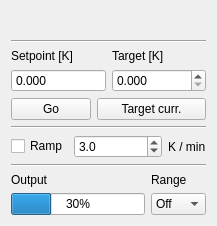
<?xml version="1.0" encoding="UTF-8"?>
<ui version="4.0">
 <class>Form</class>
 <widget class="VISAWidgetBase" name="Form">
  <property name="geometry">
   <rect>
    <x>0</x>
    <y>0</y>
    <width>217</width>
    <height>226</height>
   </rect>
  </property>
  <property name="font">
   <font>
    <family>Arial</family>
   </font>
  </property>
  <property name="windowTitle">
   <string>Form</string>
  </property>
  <layout class="QVBoxLayout" name="verticalLayout_5">
   <item>
    <layout class="QHBoxLayout" name="horizontalLayout_5">
     <property name="spacing">
      <number>0</number>
     </property>
     <item>
      <widget class="QLabel" name="input_name">
       <property name="text">
        <string/>
       </property>
      </widget>
     </item>
     <item>
      <widget class="QLabel" name="input_desc">
       <property name="text">
        <string/>
       </property>
       <property name="alignment">
        <set>Qt::AlignmentFlag::AlignRight|Qt::AlignmentFlag::AlignTrailing|Qt::AlignmentFlag::AlignVCenter</set>
       </property>
      </widget>
     </item>
    </layout>
   </item>
   <item>
    <widget class="Line" name="line_3">
     <property name="orientation">
      <enum>Qt::Orientation::Horizontal</enum>
     </property>
    </widget>
   </item>
   <item>
    <layout class="QHBoxLayout" name="horizontalLayout_3">
     <item>
      <layout class="QVBoxLayout" name="verticalLayout">
       <item>
        <widget class="QLabel" name="label_3">
         <property name="sizePolicy">
          <sizepolicy hsizetype="Maximum" vsizetype="Preferred">
           <horstretch>0</horstretch>
           <verstretch>0</verstretch>
          </sizepolicy>
         </property>
         <property name="text">
          <string>Setpoint [K]</string>
         </property>
        </widget>
       </item>
       <item>
        <widget class="QDoubleSpinBox" name="setpoint_spin">
         <property name="enabled">
          <bool>true</bool>
         </property>
         <property name="focusPolicy">
          <enum>Qt::FocusPolicy::NoFocus</enum>
         </property>
         <property name="frame">
          <bool>true</bool>
         </property>
         <property name="readOnly">
          <bool>true</bool>
         </property>
         <property name="buttonSymbols">
          <enum>QAbstractSpinBox::ButtonSymbols::NoButtons</enum>
         </property>
         <property name="decimals">
          <number>3</number>
         </property>
         <property name="maximum">
          <double>400.000000000000000</double>
         </property>
        </widget>
       </item>
      </layout>
     </item>
     <item>
      <layout class="QVBoxLayout" name="verticalLayout_2">
       <item>
        <widget class="QLabel" name="label_4">
         <property name="sizePolicy">
          <sizepolicy hsizetype="Maximum" vsizetype="Preferred">
           <horstretch>0</horstretch>
           <verstretch>0</verstretch>
          </sizepolicy>
         </property>
         <property name="text">
          <string>Target [K]</string>
         </property>
        </widget>
       </item>
       <item>
        <widget class="QDoubleSpinBox" name="target_spin">
         <property name="keyboardTracking">
          <bool>false</bool>
         </property>
         <property name="decimals">
          <number>3</number>
         </property>
         <property name="maximum">
          <double>400.000000000000000</double>
         </property>
        </widget>
       </item>
      </layout>
     </item>
    </layout>
   </item>
   <item>
    <layout class="QHBoxLayout" name="horizontalLayout_4">
     <item>
      <widget class="QPushButton" name="go_btn">
       <property name="sizePolicy">
        <sizepolicy hsizetype="Maximum" vsizetype="Fixed">
         <horstretch>0</horstretch>
         <verstretch>0</verstretch>
        </sizepolicy>
       </property>
       <property name="text">
        <string>Go</string>
       </property>
      </widget>
     </item>
     <item>
      <widget class="QPushButton" name="current_btn">
       <property name="text">
        <string>Target curr.</string>
       </property>
      </widget>
     </item>
    </layout>
   </item>
   <item>
    <widget class="Line" name="line">
     <property name="orientation">
      <enum>Qt::Orientation::Horizontal</enum>
     </property>
    </widget>
   </item>
   <item>
    <layout class="QHBoxLayout" name="horizontalLayout">
     <item>
      <widget class="QCheckBox" name="ramp_check">
       <property name="sizePolicy">
        <sizepolicy hsizetype="Maximum" vsizetype="Fixed">
         <horstretch>0</horstretch>
         <verstretch>0</verstretch>
        </sizepolicy>
       </property>
       <property name="text">
        <string>Ramp</string>
       </property>
      </widget>
     </item>
     <item>
      <widget class="QDoubleSpinBox" name="rate_spin">
       <property name="keyboardTracking">
        <bool>false</bool>
       </property>
       <property name="decimals">
        <number>1</number>
       </property>
       <property name="minimum">
        <double>0.100000000000000</double>
       </property>
       <property name="maximum">
        <double>99.000000000000000</double>
       </property>
       <property name="singleStep">
        <double>0.100000000000000</double>
       </property>
       <property name="value">
        <double>3.000000000000000</double>
       </property>
      </widget>
     </item>
     <item>
      <widget class="QLabel" name="label_5">
       <property name="sizePolicy">
        <sizepolicy hsizetype="Maximum" vsizetype="Preferred">
         <horstretch>0</horstretch>
         <verstretch>0</verstretch>
        </sizepolicy>
       </property>
       <property name="text">
        <string>K / min</string>
       </property>
      </widget>
     </item>
    </layout>
   </item>
   <item>
    <widget class="Line" name="line_2">
     <property name="orientation">
      <enum>Qt::Orientation::Horizontal</enum>
     </property>
    </widget>
   </item>
   <item>
    <layout class="QHBoxLayout" name="horizontalLayout_2">
     <item>
      <layout class="QVBoxLayout" name="verticalLayout_3">
       <item>
        <widget class="QLabel" name="label">
         <property name="sizePolicy">
          <sizepolicy hsizetype="Maximum" vsizetype="Preferred">
           <horstretch>0</horstretch>
           <verstretch>0</verstretch>
          </sizepolicy>
         </property>
         <property name="text">
          <string>Output</string>
         </property>
        </widget>
       </item>
       <item>
        <widget class="QProgressBar" name="pbar">
         <property name="sizePolicy">
          <sizepolicy hsizetype="Expanding" vsizetype="Fixed">
           <horstretch>0</horstretch>
           <verstretch>0</verstretch>
          </sizepolicy>
         </property>
         <property name="maximum">
          <number>10000</number>
         </property>
         <property name="value">
          <number>3000</number>
         </property>
         <property name="alignment">
          <set>Qt::AlignmentFlag::AlignLeading|Qt::AlignmentFlag::AlignLeft|Qt::AlignmentFlag::AlignVCenter</set>
         </property>
        </widget>
       </item>
      </layout>
     </item>
     <item>
      <layout class="QVBoxLayout" name="verticalLayout_4">
       <item>
        <widget class="QLabel" name="label_2">
         <property name="sizePolicy">
          <sizepolicy hsizetype="Maximum" vsizetype="Preferred">
           <horstretch>0</horstretch>
           <verstretch>0</verstretch>
          </sizepolicy>
         </property>
         <property name="text">
          <string>Range</string>
         </property>
        </widget>
       </item>
       <item>
        <widget class="QComboBox" name="combo">
         <property name="sizePolicy">
          <sizepolicy hsizetype="Maximum" vsizetype="Fixed">
           <horstretch>0</horstretch>
           <verstretch>0</verstretch>
          </sizepolicy>
         </property>
         <property name="focusPolicy">
          <enum>Qt::FocusPolicy::NoFocus</enum>
         </property>
         <item>
          <property name="text">
           <string>Off</string>
          </property>
         </item>
         <item>
          <property name="text">
           <string>Low</string>
          </property>
         </item>
         <item>
          <property name="text">
           <string>Med</string>
          </property>
         </item>
         <item>
          <property name="text">
           <string>High</string>
          </property>
         </item>
        </widget>
       </item>
      </layout>
     </item>
    </layout>
   </item>
  </layout>
 </widget>
 <customwidgets>
  <customwidget>
   <class>VISAWidgetBase</class>
   <extends>QWidget</extends>
   <header>tempcontrol.connection</header>
   <container>1</container>
  </customwidget>
 </customwidgets>
 <resources/>
 <connections/>
</ui>
